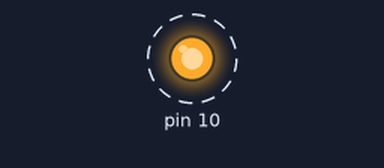
The sketch below on a simulated Arduino Uno, built with avr-gcc and run on an emulated ATmega328P. Shown: output pins drawn as LEDs (lit = HIGH). Dashed ring = blinking.

Above: at 0.5 s.
Timing chart, 0 to 4.6 s (numbered marks = the images above):
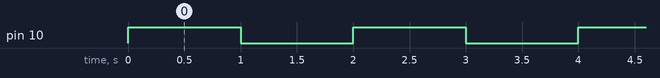

The sketch:

C_digo_Arduino.ino
```cpp
#include <LiquidCrystal.h>

// Preparação do Arduino, este código irá rodar uma única vez
void setup()
{
  // Colocamos o pino 12 do Arduino como OUTPUT (saída)
  pinMode(10, OUTPUT);
}

// Este código é chamado automáticamente pelo Arduino, ficará em
// loop até que seu Arduino seja desligado
void loop()
{
  // Ativamos o pino 12 (colocando 5v nele)
  digitalWrite(10, HIGH);

  // Aguardamos 1 segundo
  delay(1000);

  // Desligamos o pino 12
  digitalWrite(10, LOW);

  // Aguardamos mais um segundo
  delay(1000);

  // Este código irá se repetir eternamente
}
```

Measured:
- by itself, pin 10: alternates HIGH for 1.0 s and LOW for 1.0 s
